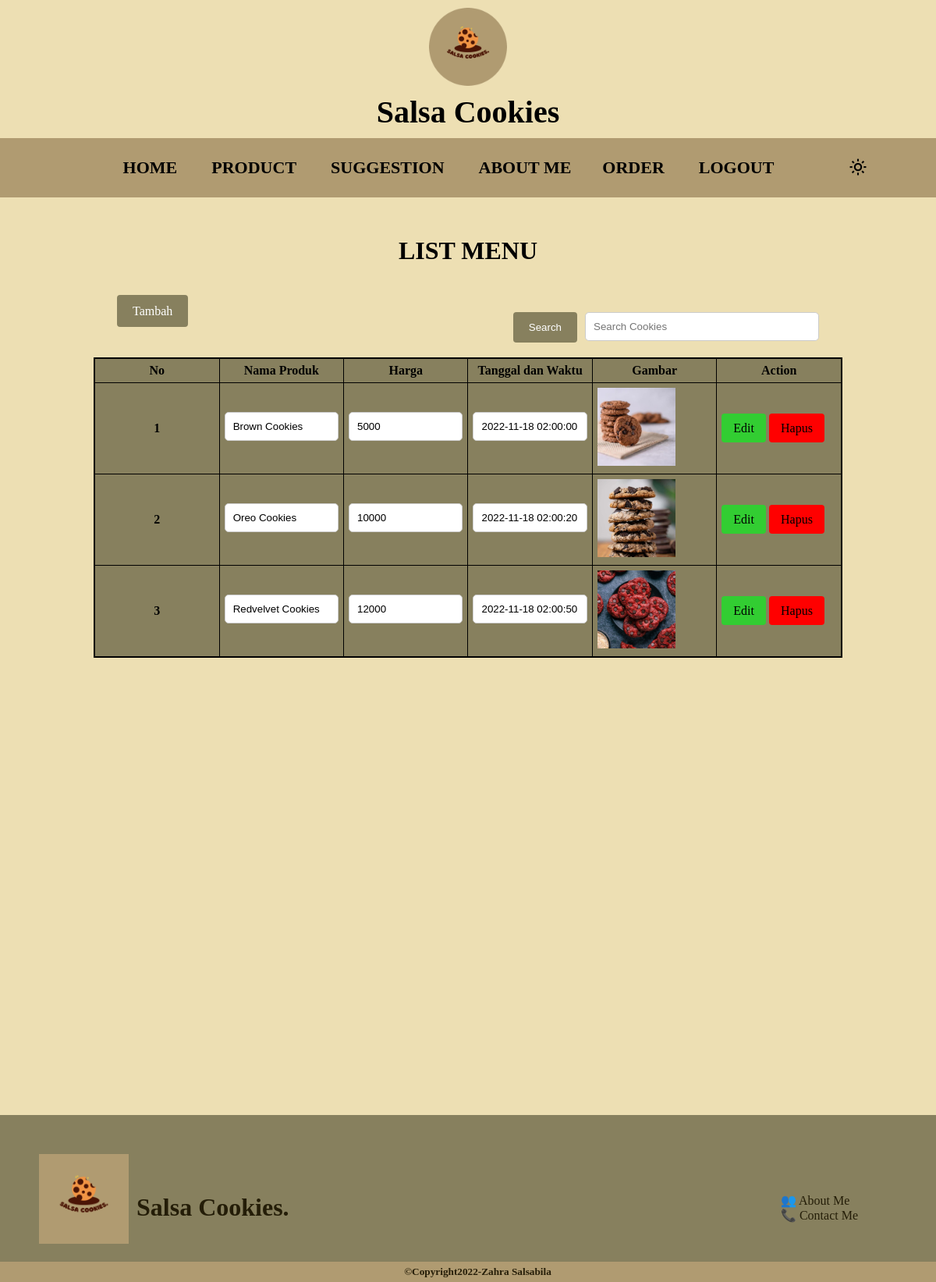
Page /produk/index.php on the committed database.
### tables this page shows
CREATE TABLE `detailproduk` (
  `id` int(11) NOT NULL,
  `namaProduk` varchar(255) DEFAULT NULL,
  `gambar` varchar(255) DEFAULT NULL,
  `harga` int(11) DEFAULT NULL,
  `tanggal` timestamp NOT NULL DEFAULT current_timestamp() ON UPDATE current_timestamp()
);

### produk/index.php (the view, shortened to what this page needs)
<?php
    include "../connector.php";
    ?>
<!DOCTYPE html>
<html lang="en">
<head>
    <link rel="stylesheet" href="../style.css">
    <link rel="stylesheet" href="https://unpkg.com/boxicons@2.1.4/css/boxicons.min.css">
</head>
<body class="body">
    <header>
        <h1> <img src="../Logo Salsa Cookies.png" alt="Logo" width="60" height="60"> <br> Salsa Cookies </h1>
    </header>
    <nav class="navigator">
        <ul>
            <li><a href="../index.php"> HOME </a></li>
            <li><a href="../produk/index.php"> PRODUCT </a></li>
            <li><a href="#"> SUGGESTION </a></li>
            <li><a href="../About Me.html"> ABOUT ME </a><li>
            <li><a href="../index.php#section2"> ORDER </a></li>
            <li><a href="../logout.php"> Logout </a></li>
        </ul>
        <i class='bx bx-sun' id="lightMode"></i>
    </nav>
    <form action="" method="GET">
        <h3 align="center">LIST MENU</h3>
        <div><input type="text" name="keyword" placeholder="Search Cookies" class="search-bar">
        <button type="submit" name="cari">Search</button></div>
        <a href="tambah.php" id="tambah-button"> Tambah</a>
        <table align="center" border="0" class="table">
            <tr>
                <th>No</th>
                <th>Nama Produk</th>
                <th>Harga</th>
                <th>Tanggal dan Waktu</th>
                <th>Gambar</th>
                <th>Action</th>
            </tr>
            <?php
            $no = 1;
    if(isset($_GET['cari'])){
        $keyword = $_GET['keyword'];
        $result = mysqli_query($connect, "SELECT * FROM detailproduk WHERE namaProduk LIKE '%$keyword%'");
    } else{
        $result = mysqli_query($connect, "SELECT * FROM detailproduk");
    }
    while($rowProduk = mysqli_fetch_assoc($result)){
?>
            <tr>
                <th><?= $no++ ?></th>
                <td><input type="text" size="15" readonly value="<?= $rowProduk['namaProduk'] ?>"></td>
                <td><input type="text" size="15" readonly value="<?= $rowProduk['harga'] ?>"></td>
                <td><input type="text" size="15" readonly value="<?= $rowProduk['tanggal'] ?>"></td>
                <td><img width="100px" src="../img/<?=$rowProduk['gambar']?>" alt="<?=$rowProduk['gambar']?>"></td>
                <td><a href="update.php?id=<?= $rowProduk['id']?>" class="edit"> Edit</a> <a href="delete.php?id=<?= $rowProduk['id'] ?>" class="delete"> Hapus </a></td>
            </tr>
                <?php }?>
        </table>
        </form>
    <br>
    <br>
    <footer>
            <div class="footer">
                <img src="../Logo-Salsa Cookies.png" alt="Logo">
                <h3> Salsa Cookies. </h3>
                <ul>
                    <li> <a href="About Me.html"> 👥 About Me </a></li>
                    <li> <a href="#section2"> 📞 Contact Me </a></li>
                </ul>
                <br>
            </div>
    </footer>
    <h5 class="bottom"> ©Copyright2022-Zahra Salsabila </h5>
</body>
</html>

### style.css (style rules this page uses)
* { margin: 0; padding: 0; }
header { text-align: center; justify-content: center; margin:auto; background-color: #EDDFB3; display: block; right: 0px; left: 0; padding: 10px 50px; z-index: 2; font-family: 'Frank Ruhl Libre', serif; font-size: 20px; }
header h1 img { height: 100px; width: 100px; }
.navigator { justify-content: center; background-color: #B09B71; display: flex; position: relative; right: 0; left: 0; z-index: 1; }
.navigator ul { list-style: none; margin: 0 50px; padding: 0; justify-content: center; }
.navigator li { display: inline-block; font-size: 22px; font-family: 'Frank Ruhl Libre', serif; }
.navigator a { text-decoration: none; color: black; display: block; padding: 25px 20px; text-transform: uppercase; font-weight: bold; text-align: center; }
i { font-size: 25px; cursor: pointer; padding-top: 25px; margin-left: 25px; }
body { background-color: #EDDFB3; }
.footer { background-color: #87805E; margin-top: 550px; padding-top: 50px; padding-bottom: 120px; }
footer h3 { padding-left: 10px; padding-top: 50px; float: left; color: rgba(32, 25, 4, 0.959); }
footer ul { float: right; list-style-type: none; text-decoration: none; padding-right: 100px; padding-top: 50px; }
footer a { text-decoration: none; color: rgba(32, 25, 4, 0.959); }
footer img { display: block; margin-left: auto; margin-right: auto; height: 115px; float: left; padding-left: 50px; }
.bottom { background-color: #B09B71; text-align: center; padding: 5px 0px 5px 25px; color: rgba(32, 25, 4, 0.959); }

### produk/index.php (style rules this page uses)
* { margin: 0; padding: 0; }
h3 { padding-top: 50px; font-size: 32px; margin-bottom: 50px; }
#tambah-button { background-color: #87805E; color: white; padding: 12px 20px; border: none; border-radius: 4px; cursor: pointer; margin-left: 150px; text-decoration: none; }
table th { text-align: center; background-color: #87805E; color: black; }
table { border-collapse: collapse; width: 80%; margin-top: 50px; margin-left: auto; margin-right: auto; border: 2px solid black; }
table td, table th { border: 1px solid black; background-color: #87805E; padding: 6px; width: 100px; }
table tr td a { color: white; }
tr td .edit { background-color: #32CD32; color: black; padding: 10px 15px; border: none; border-radius: 4px; cursor: pointer; text-decoration: none; }
tr td .delete { background-color: #FF0000; color: black; padding: 10px 15px; border: none; border-radius: 4px; cursor: pointer; text-decoration: none; }
input[type="text"] { width: 100%; padding: 10px; border: 1px solid #ccc; border-radius: 5px; box-sizing: border-box; margin-top: 10px; margin-bottom: 15px; resize: vertical; }
div input[type="text"] { width: 25%; padding: 10px; border: 1px solid #ccc; border-radius: 5px; box-sizing: border-box; margin-top: 10px; margin-bottom: 15px; resize: vertical; float: right; margin-right: 150px; }
div button[type="submit"] { background-color: #87805E; color: white; margin-top: 10px; margin-right: 10px; padding: 12px 20px; border: none; border-radius: 4px; cursor: pointer; float: right; }

### rows in the picture
detailproduk: namaProduk "Brown Cookies", harga "5000", tanggal "2022-11-18 02:00:00", gambar (picture)
detailproduk: namaProduk "Oreo Cookies", harga "10000", tanggal "2022-11-18 02:00:20", gambar (picture)
detailproduk: namaProduk "Redvelvet Cookies", harga "12000", tanggal "2022-11-18 02:00:50", gambar (picture)
